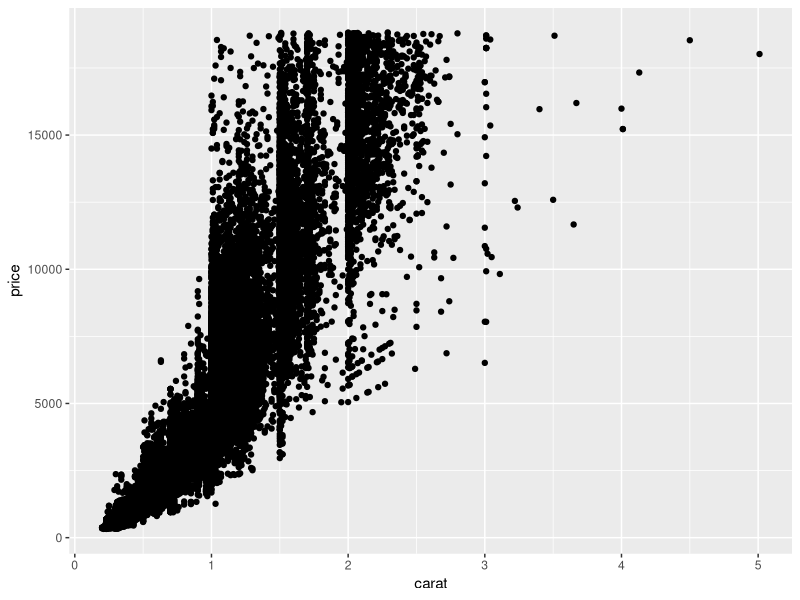
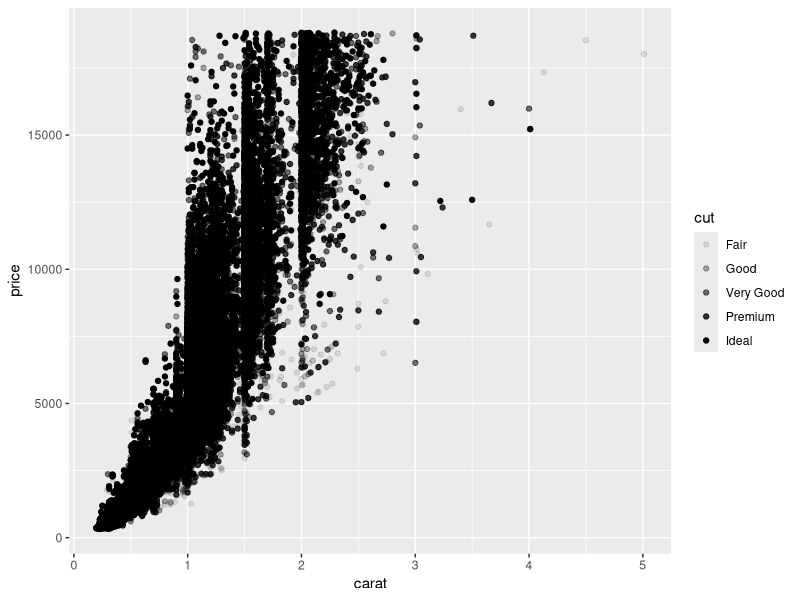

These charts were generated, in order, by the following R code:
## ---- chunk 1
library(tidyverse)
## ---- chunk 2
## TASK: Plot `price` vs `carat` below
ggplot(            # 1. Starting a ggplot
  data = diamonds  # 2. Dataset to visualize
) +                # 3. Adding elements to the plot
  geom_point(      # 4. Geometry
    mapping = aes( # 5. `Aes`thetic mapping
      x = carat,   # 5.1. Mapping the `x` variable
      y = price    # 5.2. Mapping the `y` variable
    )
  )
## ---- chunk 3
## TASK: Plot `price`, `carat`, and `cut` below
ggplot(diamonds) +
          # 3. Adding elements to the plot
  geom_point(      # 4. Geometry
    mapping = aes( # 5. `Aes`thetic mapping
      x = carat,   # 5.1. Mapping the `x` variable
      y = price,    # 5.2. Mapping the `y` variable
      alpha=cut
      ))
